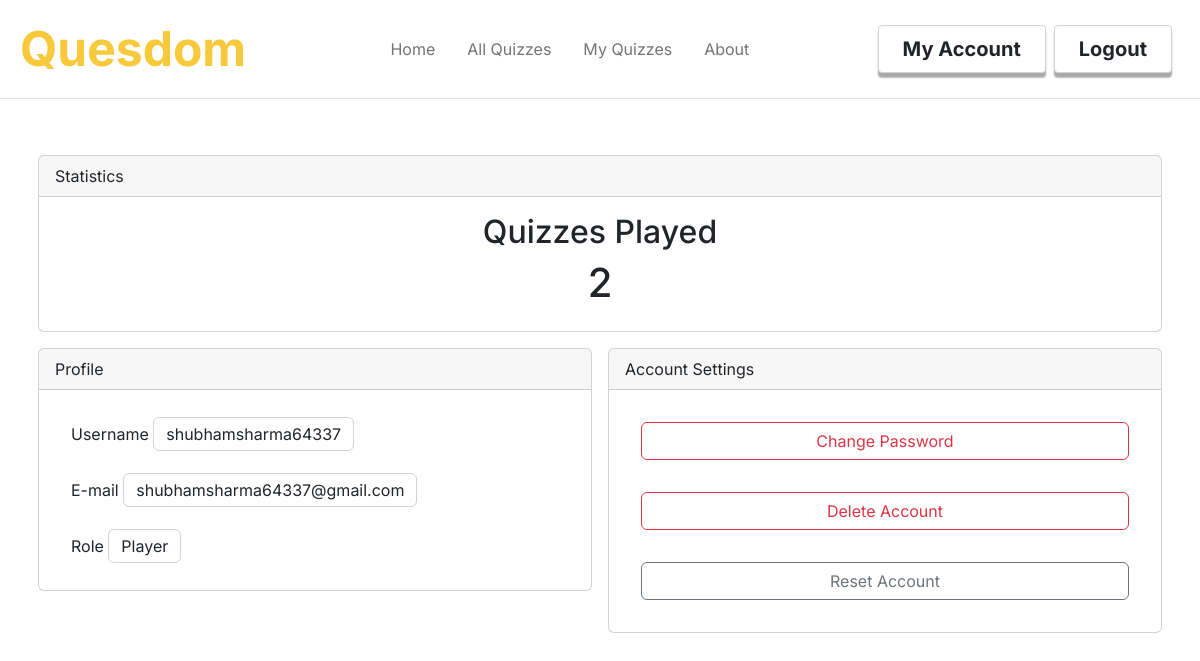
/account (signed in), run on the app's committed database.
### quesdom/models.py (models this page shows, shortened)
class Users(db.Model, UserMixin):
    id = db.Column(db.Integer, primary_key = True)
    username = db.Column(db.String(30), unique=True, nullable= False)
    email = db.Column(db.String(50), unique=True,nullable=False)
    password = db.Column(db.String(60), nullable=False)
    role = db.Column(db.String(20), nullable=False)
    answers = db.relationship('Answers',backref='answers',lazy=True)
    quizzes = db.relationship('Quizzes',backref='quizzes',lazy=True)
    tr_id = db.Column(db.Integer, db.ForeignKey('teachers.id'), nullable = True)
    stu_id = db.Column(db.Integer, db.ForeignKey('students.id'), nullable = True)

### quesdom/routes.py (the view)
@app.route('/account')
@login_required
def account():
    if current_user.role == 'Player':
        return render_template('account.html',q_played = get_quizzes_played().count())
    return render_template('account.html',title='Account')

### quesdom/models.py (called while the page is built)
@login_manager.user_loader
def load_user(user_id):
    return Users.query.get(int(user_id))

### quesdom/routes.py (called while the page is built)
def get_quizzes_played():
    quizzes = []
    for answer in Answers.query.all():
            if answer.user_id == current_user.id:
                questions = Questions.query.filter_by(id = answer.question_id)
                for question in questions:
                    quiz = Quizzes.query.get(question.quiz_id)
                    if not quiz.id in quizzes:
                        quizzes.append(quiz.id)
    return Quizzes.query.filter(Quizzes.id.in_(quizzes))

### quesdom/templates/account.html
{%extends "layout.html"%}
{%block content%}
<div class="content-section row gap-0 pt-md-5">
    <div class="col-12 p-2">
        {%if current_user.role == 'Player' %}
        <div class="card">
            <div class="card-header">
                Statistics
            </div>
            <div class="card-body">
                <div class="row justify-content-center">
                    <div class="col-4">
                            <div class="h2 text-center">Quizzes Played</div>
                            <div class="body d-flex justify-content-center align-items-center h1">
                                {{q_played}}
                            </div>
                        </div>
                </div>
            </div>
        </div>
        {%endif%}
    </div>
    <div class="col-12 col-sm-6 col-md-6 p-2">
        <div class="card profile-card">
            <div class="card-header">
                Profile
            </div>
            <div class="card-body">
                <div class="p-3">
                    <span>Username</span> <span class="form-control d-inline">{{current_user.username}}</span>
                </div>
                <div class="p-3">
                    <span>E-mail</span> <span class="form-control d-inline">{{current_user.email}}</span>
                </div>
                <div class="p-3">
                    <span>Role</span> <span class="form-control d-inline">{{current_user.role}}</span>
                </div>
            </div>
        </div>
    </div>
    <div class="col-12 col-sm-6 col-md-6 p-2">
        <div class="card account-card">
            <div class="card-header">
                Account Settings
            </div>
            <div class="card-body">
                <div class="p-3">
                    <a class="btn btn-outline-danger w-100" href="#">Change Password</a>
                </div>
                <div class="p-3">
                    <a class="btn btn-outline-danger w-100" href="#">Delete Account</a>
                </div>
                <div class="p-3">
                    <a class="btn btn-outline-secondary w-100" href="#">Reset Account</a>
                </div>
            </div>
        </div>
    </div>
</div>
{% endblock %}

### quesdom/static/styles.css (style rules this page uses)
:root { --main-color: rgb(248,201,59); }

### data on the page
Users: username "shubhamsharma64337", email "shubhamsharma64337@gmail.com", role "Player"

### other printed values
{{ q_played }} "2"
